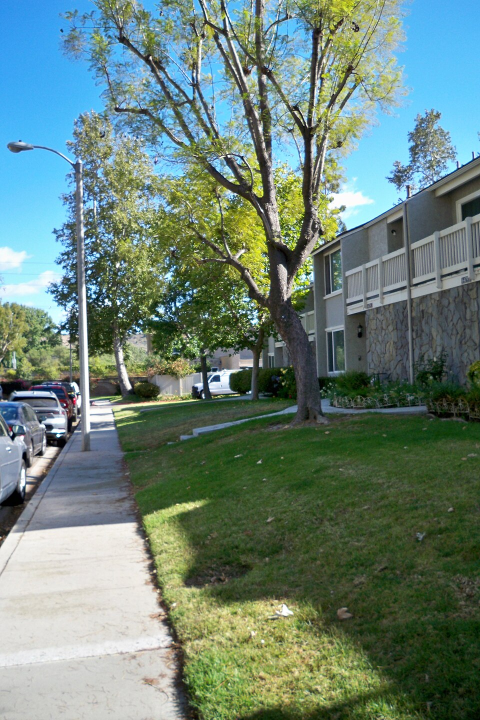
#> input picture Assignment 3/outdoor.jpg, 960 x 1440 px (shown at 1/2 size); the run also reads 1 picture not shown here
$ jupyter execute IPP_Practical-2.ipynb   (older library calls are emulated)
#> lines starting #> are read from the running program, lines starting #| are printed output that depends on the picture
[cell 1]
# Import the libraries used in the programs
import cv2
import numpy as np
import matplotlib.pyplot as plt
from skimage.feature import graycomatrix, graycoprops
from sklearn.cluster import KMeans
from skimage.metrics import structural_similarity as ssim
import heapq
from collections import Counter
import math
import os

## Problem 1: Comparative Edge Detection on Natural Images

#### Download any outdoor natural image (trees, buildings, roads).Apply Sobel, Laplacian, and Canny edge detection.

[cell 2]
# Read the image and convert it to grayscale
img = cv2.imread('outdoor.jpg')
#> img is the input picture: shape (1440, 960, 3); mean B, G, R 119.8, 130.3, 106.9
gray = cv2.cvtColor(img, cv2.COLOR_BGR2GRAY)

# Apply Sobel edge detection in x and y directions
sobel_x = cv2.Sobel(gray, cv2.CV_64F, 1, 0, ksize=3)
sobel_y = cv2.Sobel(gray, cv2.CV_64F, 0, 1, ksize=3)
sobel = cv2.magnitude(sobel_x, sobel_y)

# Apply Laplacian and Canny edge detection
# Apply Laplacian edge detection
laplacian = cv2.Laplacian(gray, cv2.CV_64F)

# Convert the result to an 8-bit image for display
laplacian = cv2.convertScaleAbs(laplacian)
canny = cv2.Canny(gray, 100, 200)
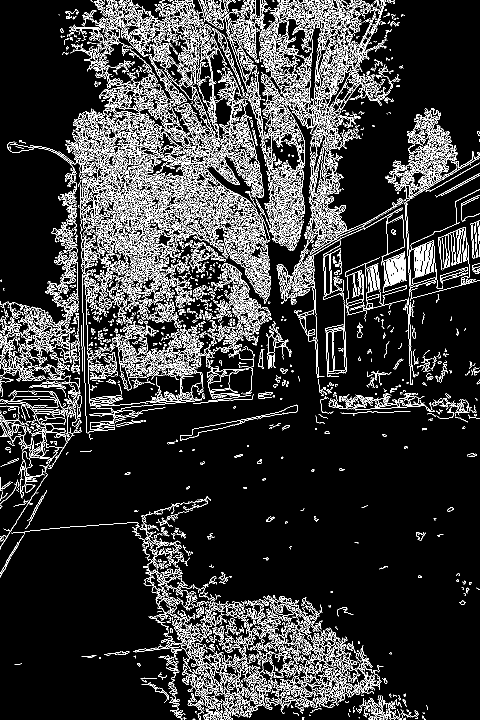
#> canny: shape (1440, 960) (shown at 1/2 size); 12.9% white in thin lines or dots

# Display the results
plt.figure(figsize=(10, 8))
images = [gray, sobel, laplacian, canny]
titles = ['Original Grayscale', 'Sobel', 'Laplacian', 'Canny']
for i in range(4):
    plt.subplot(2, 2, i + 1)
    plt.imshow(images[i], cmap='gray')
    plt.title(titles[i])
    plt.axis('off')
plt.tight_layout()
plt.show()

#### Compare the outputs and write a short analysis explaining which operator captures the most meaningful edges and why.

[cell 3]
print("Comparison and Analysis of Edge Detection Operators")
print("Sobel: Detects edges by calculating intensity changes in the horizontal and vertical directions. It highlights important boundaries, such as the tree branches, building edges, and sidewalk.")
print("Laplacian: Detects edges using second-order intensity changes. It captures fine details but can also respond to noise, making some edges less clear.")
print("Canny: Produces thin, well-defined edges and highlights boundaries of the tree, building, and road. However, it also detects some less important details in the image.")
print("Conclusion: In this output, Canny captures the most meaningful edges because it produces clearer and more defined boundaries than Sobel and Laplacian. Sobel is useful for understanding gradient direction, while Laplacian highlights fine intensity changes but may produce noisier results.")

## Problem 2: Noise Sensitivity Experiment

#### Take a clean grayscale image and intentionally add Gaussian noise and salt-and-pepper noise. Apply Sobel and Laplacian on both noisy versions

[cell 4]
# Add salt-and-pepper noise to the image
noisy_sp = gray.copy()
prob = 0.05  # 5% of pixels will be affected

rand = np.random.rand(*gray.shape)
noisy_sp[rand < prob / 2] = 0        # pepper (black pixels)
noisy_sp[rand > 1 - prob / 2] = 255  # salt (white pixels)
# Apply Sobel on Gaussian-noisy image in x and y directions
# Add Gaussian noise to the image
gaussian_noise = np.random.normal(0, 20, gray.shape)

noisy_gaussian = np.clip(
    gray.astype(np.float32) + gaussian_noise, 0, 255
).astype(np.uint8)

gaussian_sobel_x = cv2.Sobel(
    noisy_gaussian, cv2.CV_64F, 1, 0, ksize=3
)
gaussian_sobel_y = cv2.Sobel(
    noisy_gaussian, cv2.CV_64F, 0, 1, ksize=3
)

# Combine Sobel x and y results
gaussian_sobel = cv2.magnitude(
    gaussian_sobel_x, gaussian_sobel_y
)
gaussian_sobel = cv2.convertScaleAbs(gaussian_sobel)

# Apply Laplacian on Gaussian-noisy image
gaussian_laplacian = cv2.Laplacian(
    noisy_gaussian, cv2.CV_64F
)
gaussian_laplacian = cv2.convertScaleAbs(gaussian_laplacian)

# Apply Sobel on salt-and-pepper noisy image
sp_sobel_x = cv2.Sobel(noisy_sp, cv2.CV_64F, 1, 0, ksize=3)
sp_sobel_y = cv2.Sobel(noisy_sp, cv2.CV_64F, 0, 1, ksize=3)

sp_sobel = cv2.magnitude(sp_sobel_x, sp_sobel_y)
sp_sobel = cv2.convertScaleAbs(sp_sobel)

# Apply Laplacian on salt-and-pepper noisy image
sp_laplacian = cv2.Laplacian(noisy_sp, cv2.CV_64F)
sp_laplacian = cv2.convertScaleAbs(sp_laplacian)

# Apply Gaussian blur before edge detection
blurred_sp = cv2.GaussianBlur(noisy_sp, (5, 5), 0)

plt.figure(figsize=(14, 8))

results = [
    gray, noisy_gaussian, gaussian_sobel, gaussian_laplacian,
    noisy_sp, sp_sobel, sp_laplacian, blurred_sp
]

titles = [
    'Clean Image', 'Gaussian Noise',
    'Sobel: Gaussian', 'Laplacian: Gaussian',
    'Salt-and-Pepper Noise', 'Sobel: Salt-and-Pepper',
    'Laplacian: Salt-and-Pepper', 'Blurred Salt-and-Pepper'
]

for i in range(8):
    plt.subplot(2, 4, i + 1)
    plt.imshow(results[i], cmap='gray', vmin=0, vmax=255)
    plt.title(titles[i])
    plt.axis('off')

plt.tight_layout()
plt.show()

#### After apply Sobel and Laplacian on both noisy versions and evaluate:
#### 1. Which operator is more affected by noise?
#### 2. How does edge clarity change?
#### 3. What preprocessing step improves the results?

[cell 5]
print("1. Laplacian is more affected by noise because it uses second-order derivatives.")
print("2. Noise creates unwanted edges and reduces edge clarity.")
print("3. Gaussian Blur helps reduce noise and improve edge detection results.")

## Problem 3: Compression Ratio Comparison (RLE vs Huffman)

#### Load a grayscale image with large smooth regions (e.g., document scan or sky image). Compress it using Run-Length Encoding and Huffman Coding separately. Calculate and compare:
#### Bit-length before compression
#### Bit-length after compression
#### Percentage reduction

[cell 6]
# Load grayscale image and convert pixels to a 1D list
gray = cv2.imread('smooth_image.jpg', cv2.IMREAD_GRAYSCALE)
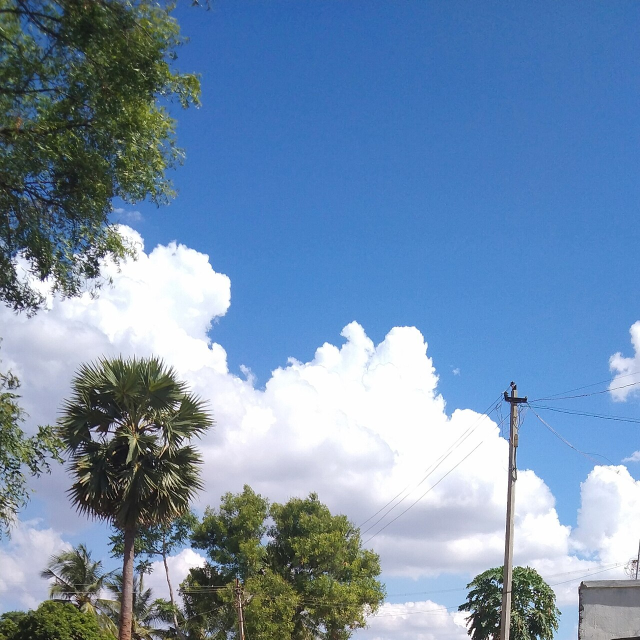
#> input picture Assignment 3/smooth_image.jpg, 1280 x 1280 px (shown at 1/2 size)
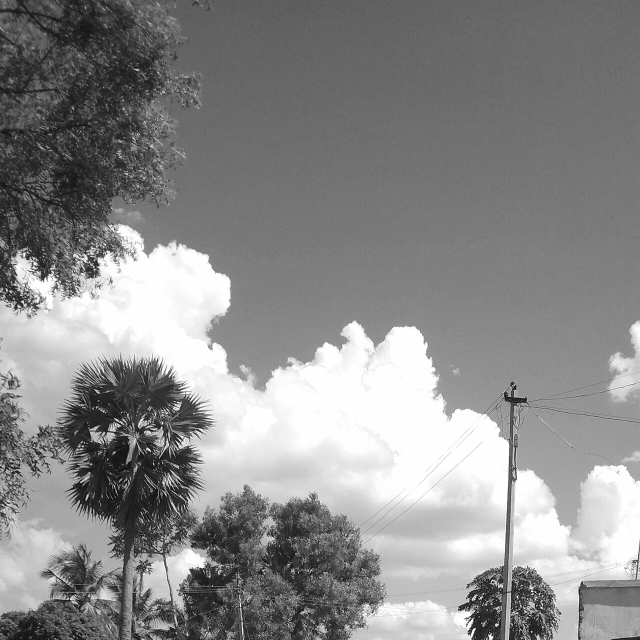
#> gray: shape (1280, 1280) (shown at 1/2 size); min 0, max 255, mean 138.3
pixels = gray.flatten().tolist()
#> pixels = 1638400 items

# Run-Length Encoding: store each pixel value and its run count
rle = []
count = 1
for i in range(1, len(pixels)):
    if pixels[i] == pixels[i - 1]:
        count += 1
    else:
        rle.append((pixels[i - 1], count))
        count = 1
#> this loop made 1638399 passes
#> count on passes 1 to 12: 1, 1, 1, 1, 1, 1, 1, 1, 1, 1, 1, 1
#> after the loop, rle = 1286619 items
rle.append((pixels[-1], count))

# Estimate RLE size: 8 bits for pixel value + 32 bits for run count
original_bits = len(pixels) * 8
#> original_bits = 13107200
rle_bits = len(rle) * (8 + 32)
#> rle_bits = 51464800

# Huffman coding: build frequency table
frequencies = Counter(pixels)
#> frequencies = 256 items
heap = [[frequency, [value, '']] for value, frequency in frequencies.items()]
#> heap = 256 items
heapq.heapify(heap)

# Build the Huffman tree and assign codes
if len(heap) == 1:
    huffman_codes = {heap[0][1][0]: '0'}
else:
    while len(heap) > 1:
        left = heapq.heappop(heap)
        right = heapq.heappop(heap)
        for item in left[1:]:
            item[1] = '0' + item[1]
        for item in right[1:]:
            item[1] = '1' + item[1]
        heapq.heappush(heap, [left[0] + right[0]] + left[1:] + right[1:])
#> this loop made 255 passes
#> (left, right) on passes 1 to 3: ([87, [1, '']], [100, [2, '']]), ([119, [3, '']], [127, [4, '']]), ([132, [5, '']], [173, [6, '']])
#> after the loop, item = [119, '1111111']
    huffman_codes = {value: code for value, code in heap[0][1:]}
#> huffman_codes = 256 items

huffman_bits = sum(frequencies[value] * len(code) for value, code in huffman_codes.items())
#> huffman_bits = 12235786

# Calculate percentage reduction
rle_reduction = (1 - rle_bits / original_bits) * 100
#> rle_reduction = -292.6
huffman_reduction = (1 - huffman_bits / original_bits) * 100
#> huffman_reduction = 6.65

print('Original size (bits):', original_bits)
#| Original size (bits): 13107200
print('RLE encoded size (estimated bits):', rle_bits)
#| RLE encoded size (estimated bits): 51464800
print('RLE percentage reduction: {:.2f}%'.format(rle_reduction))
#| RLE percentage reduction: -292.65%
print('Huffman encoded size (bits):', huffman_bits)
#| Huffman encoded size (bits): 12235786
print('Huffman percentage reduction: {:.2f}%'.format(huffman_reduction))
#| Huffman percentage reduction: 6.65%

#### Explain why each technique performed the way it did.

[cell 7]
print("\nObservation:")
print("- RLE works best when consecutive pixels have the same value.")
print("- Huffman coding works well when some pixel values occur more frequently.")
print("- Compression performance depends on the image's pixel distribution.")

## Problem 4: JPEG Block Artifact Analysis

#### Implement an 8×8 block-based JPEG-style compression (DCT + quantisation).
Compress the same image using low, medium, and high quantisation levels.

[cell 8]
# Load colour image and convert BGR to YCrCb
img = cv2.imread('city.jpg')
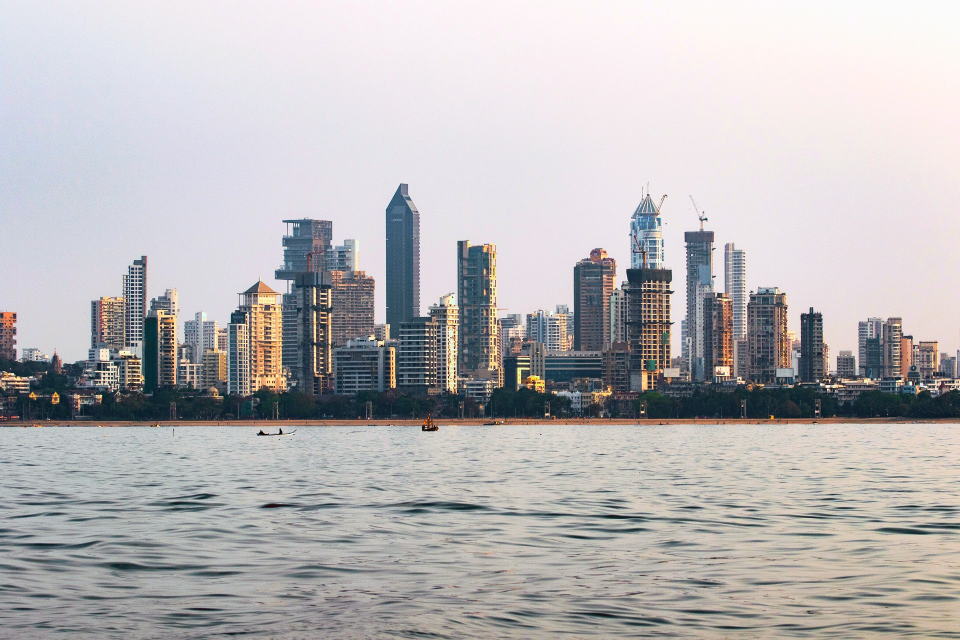
#> input picture Assignment 3/city.jpg, 1920 x 1280 px (shown at 1/2 size)
#> img is the input picture: shape (1280, 1920, 3); mean B, G, R 183.4, 181.9, 184.5
ycrcb = cv2.cvtColor(img, cv2.COLOR_BGR2YCrCb)
#> ycrcb: shape (1280, 1920, 3); mean of channels 0, 1, 2 182.9, 129.1, 128.3
Y = ycrcb[:, :, 0].astype(np.float32)

# JPEG quantisation matrix
Q = np.array([
    [16, 11, 10, 16, 24, 40, 51, 61],
    [12, 12, 14, 19, 26, 58, 60, 55],
    [14, 13, 16, 24, 40, 57, 69, 56],
    [14, 17, 22, 29, 51, 87, 80, 62],
    [18, 22, 37, 56, 68, 109, 103, 77],
    [24, 35, 55, 64, 81, 104, 113, 92],
    [49, 64, 78, 87, 103, 121, 120, 101],
    [72, 92, 95, 98, 112, 100, 103, 99]
], dtype=np.float32)

# Function for 8x8 DCT, quantisation and inverse DCT
def jpeg_compress(image, strength):
#> called with strength = 0.5
    h, w = image.shape
#> h = 1280; w = 1920

    # Pad image dimensions to multiples of 8
    pad_h = (8 - h % 8) % 8
#> pad_h = 0
    pad_w = (8 - w % 8) % 8
#> pad_w = 0
    padded = cv2.copyMakeBorder(
        image, 0, pad_h, 0, pad_w, cv2.BORDER_REFLECT
    )

    reconstructed = np.zeros_like(padded)
    quant_matrix = Q * strength

    # Process each 8x8 block
    for y in range(0, padded.shape[0], 8):
        for x in range(0, padded.shape[1], 8):
            block = padded[y:y+8, x:x+8] - 128

            # Apply DCT and quantisation
            dct_block = cv2.dct(block)
            quantized = np.round(dct_block / quant_matrix)

            # Apply inverse quantisation and inverse DCT
            restored_dct = quantized * quant_matrix
            restored = cv2.idct(restored_dct) + 128
            reconstructed[y:y+8, x:x+8] = restored

    return np.clip(reconstructed[:h, :w], 0, 255).astype(np.uint8)


# Compress using low, medium and high quantisation
original = Y.astype(np.uint8)
low = jpeg_compress(Y, 0.5)
medium = jpeg_compress(Y, 1.0)
#> call 2 of jpeg_compress, with strength = 1
#> after the loop in jpeg_compress (call 2), `for y in range(0, padded.shape[0], 8):`:
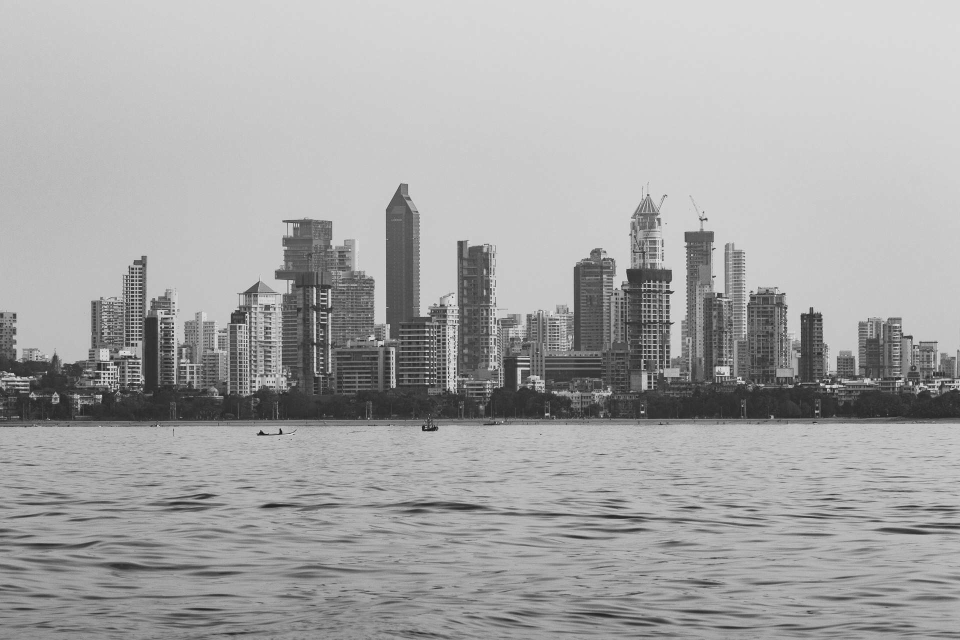
#> reconstructed: shape (1280, 1920) float32 (shown at 1/2 size); min -31.58, max 297, mean 182.9; drawn with min black and max white
high = jpeg_compress(Y, 2.0)

# Display original and reconstructed images
plt.figure(figsize=(12, 8))

plt.subplot(2, 2, 1)
plt.imshow(cv2.cvtColor(img, cv2.COLOR_BGR2RGB))
plt.title('Original Image')
plt.axis('off')

plt.subplot(2, 2, 2)
plt.imshow(low, cmap='gray')
plt.title('Low Quantisation')
plt.axis('off')

plt.subplot(2, 2, 3)
plt.imshow(medium, cmap='gray')
plt.title('Medium Quantisation')
plt.axis('off')

plt.subplot(2, 2, 4)
plt.imshow(high, cmap='gray')
plt.title('High Quantisation')
plt.axis('off')

plt.tight_layout()
plt.show()
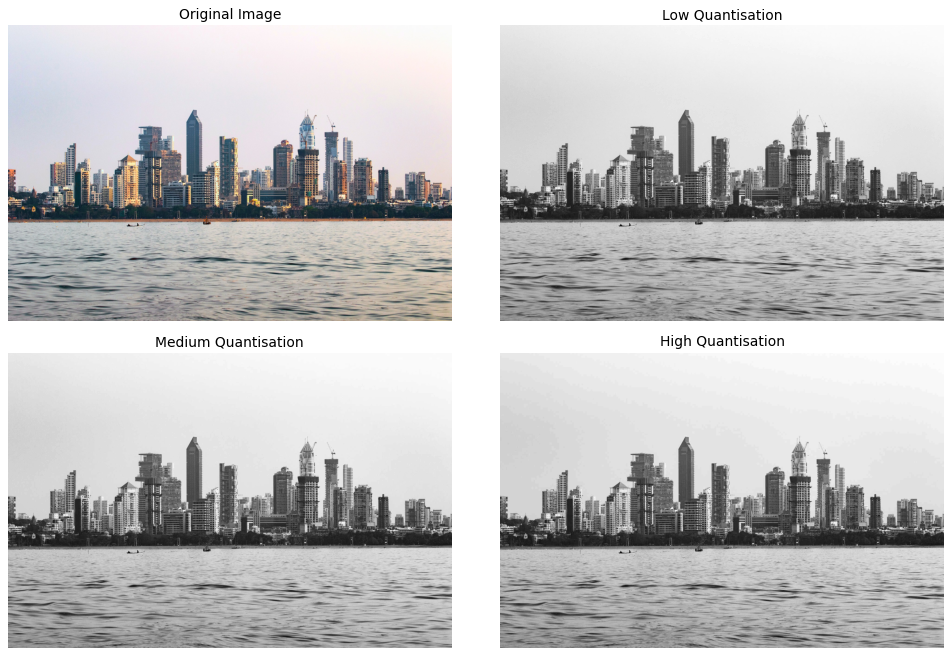
#> figure drawn by matplotlib, 4 panels

# Calculate MSE, PSNR and SSIM
for title, compressed in [
    ('Low', low), ('Medium', medium), ('High', high)
]:
    mse = np.mean((original.astype(float) - compressed.astype(float)) ** 2)
    psnr = 10 * np.log10(255 ** 2 / mse) if mse != 0 else float('inf')
    similarity = ssim(original, compressed, data_range=255)

    print(title, 'Quantisation')
    print('MSE:', round(mse, 2))
    print('PSNR:', round(psnr, 2), 'dB')
    print('SSIM:', round(similarity, 4))
    print()
#> this loop made 3 passes
#> (title, mse, psnr, similarity) on passes 1 to 3: ('Low', 25.8, 34.01, 0.903), ('Medium', 37.1, 32.44, 0.883), ('High', 55.92, 30.65, 0.858)
#| Low Quantisation
#| MSE: 25.8
#| PSNR: 34.01 dB
#| SSIM: 0.9031
#| Medium Quantisation
#| MSE: 37.1
#| PSNR: 32.44 dB
#| SSIM: 0.8832
#| High Quantisation
#| MSE: 55.92
#> (further printed lines are left out)

#### Analyse:
#### Where block artifacts appear
#### Why some textures lose detail
#### How PSNR and SSIM change at each level

[cell 9]
print("Analysis:")
print("1. Block artifacts may appear around building edges and in water textures.")
print("2. Fine textures lose detail because quantisation removes high-frequency information.")
print("3. PSNR decreases from 34.02 dB to 30.65 dB, while SSIM decreases from 0.9031 to 0.858 as quantisation increases from low to high.")

## Problem 5: Texture-Based Segmentation using GLCM Features

#### Load a synthetic or natural image that contains multiple textures (wood, fabric, leaves, tiles).
#### Extract GLCM features (contrast, energy, homogeneity) for each pixel neighbourhood.
#### Segment the image into k = 3 clusters using these features.

[cell 10]
# Load a texture image and convert it to grayscale
img = cv2.imread('texture.jpg')
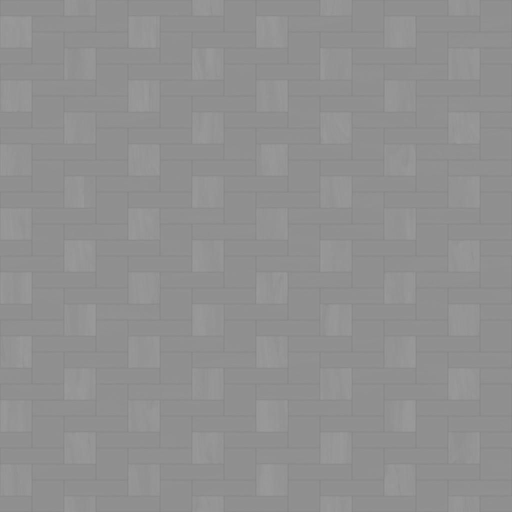
#> input picture Assignment 3/texture.jpg, 1024 x 1024 px (shown at 1/2 size)
#> img is the input picture: shape (1024, 1024, 3); min 129, max 156, mean 144.1
gray = cv2.cvtColor(img, cv2.COLOR_BGR2GRAY)
#> gray: shape (1024, 1024)

# Resize for faster neighbourhood feature extraction
gray = cv2.resize(gray, (200, 200))
#> gray: shape (200, 200)
gray = (gray / 4).astype(np.uint8)  # Reduce levels from 256 to 64

# Create feature maps for GLCM contrast, energy, and homogeneity
contrast_map = np.zeros(gray.shape, dtype=np.float32)
energy_map = np.zeros(gray.shape, dtype=np.float32)
homogeneity_map = np.zeros(gray.shape, dtype=np.float32)

# Compute GLCM features for each 5×5 neighbourhood
for y in range(2, gray.shape[0] - 2):
    for x in range(2, gray.shape[1] - 2):
        patch = gray[y-2:y+3, x-2:x+3]
        glcm = graycomatrix(patch, distances=[1], angles=[0],
                            levels=64, symmetric=True, normed=True)
        contrast_map[y, x] = graycoprops(glcm, 'contrast')[0, 0]
        energy_map[y, x] = graycoprops(glcm, 'energy')[0, 0]
        homogeneity_map[y, x] = graycoprops(glcm, 'homogeneity')[0, 0]
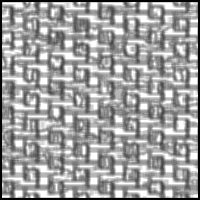
#> energy_map: shape (200, 200) float32; min 0, max 1, mean 0.623
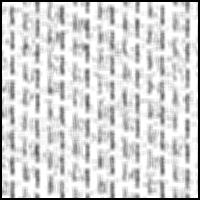
#> homogeneity_map: shape (200, 200) float32; min 0, max 1, mean 0.827

# Combine the three texture features and cluster pixels into 3 groups

os.environ["LOKY_MAX_CPU_COUNT"] = "4"
features = np.stack([contrast_map.flatten(),
                     energy_map.flatten(),
                     homogeneity_map.flatten()], axis=1)
features = (features - features.mean(axis=0)) / (features.std(axis=0) + 1e-8)
labels = KMeans(n_clusters=3, random_state=42, n_init=10).fit_predict(features)
segmented = labels.reshape(gray.shape)
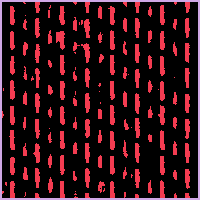
#> segmented: shape (200, 200) int32; 3 distinct labels, from 0 to 2; one colour per label, 0 black

plt.figure(figsize=(12, 4))
plt.subplot(1, 3, 1)
plt.imshow(gray, cmap='gray')
plt.title('Grayscale Image')
plt.axis('off')
plt.subplot(1, 3, 2)
plt.imshow(contrast_map, cmap='viridis')
plt.title('GLCM Contrast')
plt.axis('off')
plt.subplot(1, 3, 3)
plt.imshow(segmented, cmap='viridis')
plt.title('K-Means Segmentation (k=3)')
plt.axis('off')
plt.tight_layout()
plt.show()
